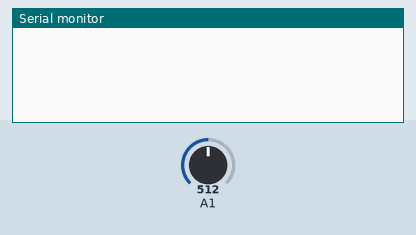
The sketch below on a simulated Arduino Nano, built with avr-gcc and run on an emulated ATmega328P. Parts: the last lines printed to the serial monitor. The inputs (shaded band) are chosen by the test bench; at power-on: A1 = 512.

Above: at 1.3 s.
1.4 s: A1 set to 710
At 1.9 s:
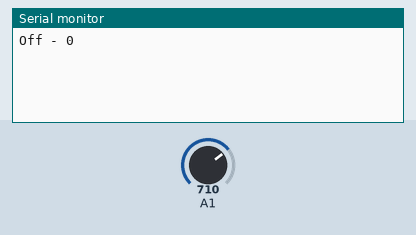
3.5 s: A1 set to 805
At 3.9 s:
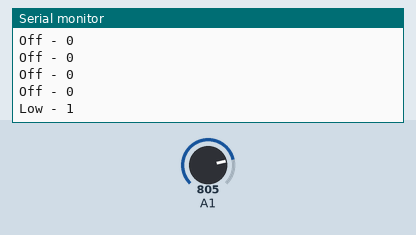
5.5 s: A1 set to 879
At 5.9 s:
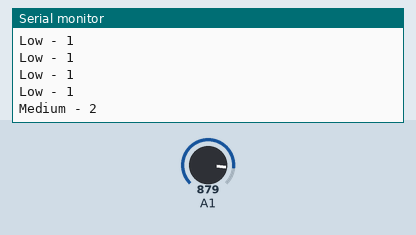
7.5 s: A1 set to 1001
At 7.9 s:
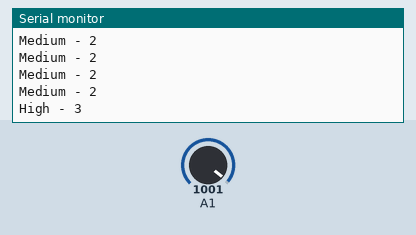

Measured:
- after the input at 1.4 s, the serial monitor: prints a new line after 0.10 s (image 1)
- after the input at 3.5 s, the serial monitor: prints a new line at once (image 2)
- after the input at 5.5 s, the serial monitor: prints a new line at once (image 3)
- after the input at 7.5 s, the serial monitor: prints a new line at once (image 4)

The sketch:

POT_Demo.ino
```cpp
/*
  POT Demo
  This test is designed to demostrate the possibilities with a potentiometer
*/

/*
 *  CURRENT PROBLEMS:
 *  - Blue LED 2/3 don't light. Need to test voltage from pin
 *  - Red led is dim
 */

// Define Variables
unsigned int actual_position;
unsigned int assumed_position;
unsigned int actuator_position;

const int Led_red = 3;
const int Led_blue1 = 2;
const int Led_blue2 = A6;
const int Led_blue3 = A7;
void setup() {
  // Initialize Serial Comm
  Serial.begin(9600);

  // Set Variables: POT
  actual_position = 0;
  assumed_position = 0;

  // Set Variables: Actuator
  actuator_position = 0;
}

void loop() {
  // Read POT
  int actual_position = analogRead(A1);

  // Control Position
  if (actual_position >= 700 && actual_position <= 795) {
      digitalWrite(Led_red, LOW);
      digitalWrite(Led_blue1, LOW);
      digitalWrite(Led_blue2, LOW);
      digitalWrite(Led_blue3, LOW);
      assumed_position = 0;
      digitalWrite(Led_red, HIGH);

  } else if (actual_position >= 796 && actual_position <= 869) {
      digitalWrite(Led_red, LOW);
      assumed_position = 1;
      digitalWrite(Led_blue1, HIGH);

  } else if (actual_position >= 870 && actual_position <= 990) {
      digitalWrite(Led_blue1, LOW);
      assumed_position = 2;
      digitalWrite(Led_blue2, HIGH);

  } else if (actual_position >= 991) {
      digitalWrite(Led_blue2, LOW);
      assumed_position = 3;
      digitalWrite(Led_blue3, HIGH);
  }

  // Control Module
  //if (actual_position >= 1) {
    //analogWrite(2, 255);
  //}

  // Debug: Print
  if (actual_position >= 700 && actual_position <= 795) {
      Serial.println("Off - 0");
  } else if (actual_position >= 796 && actual_position <= 869) {
      Serial.println("Low - 1");
  } else if (actual_position >= 870 && actual_position <= 990) {
      Serial.println("Medium - 2");
  } else if (actual_position >= 991) {
      Serial.println("High - 3");
  }

  // Delay Execution
  delay(500);
}
```
